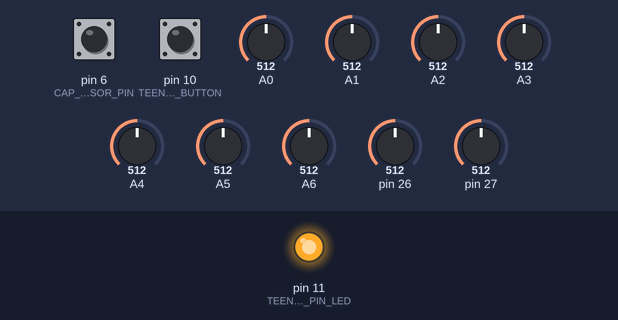
Bench run of a sketch on a simulated Teensy 4. Parts: output pins drawn as LEDs (lit = HIGH). The test bench sets the inputs (shaded band); at power-on: pin 10 (TEENSY_PIN_BUTTON) LOW, pin 6 (CAP_SENSE_SENSOR_PIN) HIGH, A0 = 512, A1 = 512, A2 = 512, A3 = 512, A4 = 512, A5 = 512, A6 = 512, pin 26 = 512, pin 27 = 512. What the sketch prints to the serial monitor is not drawn.

Above: at 1.2 s.
1.3 s: pin 10 (TEENSY_PIN_BUTTON) pulled HIGH for 0.15 s
At 1.38 s:
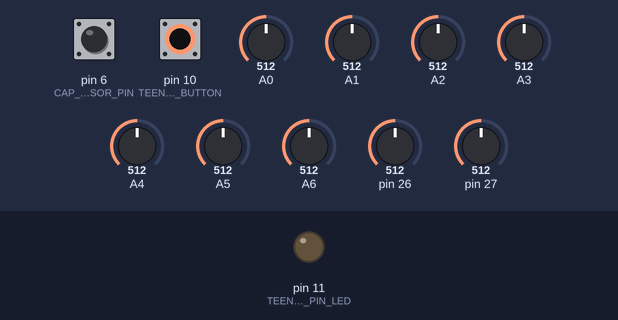
2.9 s: pin 10 (TEENSY_PIN_BUTTON) pulled HIGH for 3.2 s
At 6.9 s:
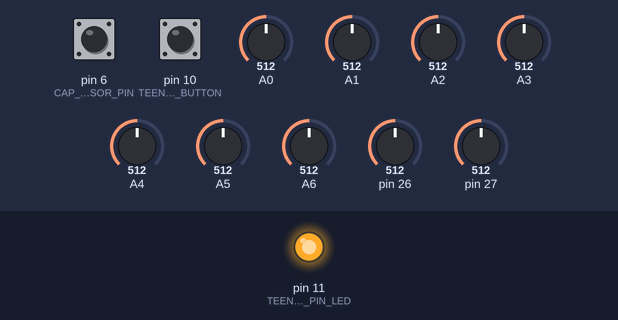
Timing chart, 0 to 8.4 s (numbered marks = the images above; inputs shaded):
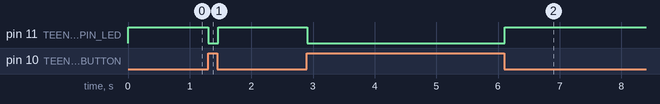

The sketch:

DomeDrum.ino
```cpp
// (licence header left out)
#include "DomeDrumConstants.h"
#include "FSR.h"

FSR fsr[FSR_TOTAL];
boolean capSenseActive = true;

/**
 * Main setup
 */
void setup() {
  initDebugLed();
  initFsrs();
  if(capSenseActive){
    initCapSense();
  }
  Serial.begin(9600);
  Serial.println("hello");
}

/**
 * Initialize the LED debug pins
 */
void initDebugLed() {
  // declare LED as output
  pinMode(TEENSY_PIN_LED, OUTPUT);
  // declare pushbutton as input
  pinMode(TEENSY_PIN_BUTTON, INPUT);
}

/**
 * Initialize the FSR class array
 */
void initFsrs(){
  // We use Teensy Pins 12 - 21
  for(int i=0; i<FSR_TOTAL; i++){
    fsr[i].init(TEENSY_PIN_FSR_START+i, VELOCITY_DEF_THRESHOLD, MIDI_CHANNEL, MIDI_NOTE_START+i);
  }
}

/**
 * Main loop
 */
void loop() {
  loopDebugLed();
  loopFsrs();
  if(capSenseActive){
    capSenseUpdate();
  }
  delay(10);
}

/**
 * Turn on the LED if button is pressed
 */
void loopDebugLed() {
  // read input value
  int val = digitalRead(TEENSY_PIN_BUTTON);
  // check if the input is HIGH (button released)
  if (val == HIGH) {
    // Turn LED off
    digitalWrite(TEENSY_PIN_LED, LOW);
  } else {
    // Turn LED on
    digitalWrite(TEENSY_PIN_LED, HIGH);
  }
}

/**
 * Update all FSR sensors
 */
void loopFsrs() {
  for(int i=0; i<FSR_TOTAL; i++){
    fsr[i].updateMidiNote();
  }
}
```

CapSense.ino
```cpp
// (licence header left out)
#include <CapSense.h>

/*
  Macbook Netzteil dran, sonst reagiert CapSense beim Tippern auf Laptop...
*/

int lastMappedVal = 0;

CapSense cs = CapSense(4, 6); // 2.7M resistor between pins 4 & 6, pin 6 is sensor pin, add a wire and or foil;

int max = 0;
long capBuffer[CAPSENSE_BUFFER_SIZE];
int capBufferCounter = 0;


void initCapSense() {
  initCapBuffer();
  //cs.set_CS_AutocaL_Millis(0xFFFFFFFF);     // turn off autocalibrate on channel 1
  cs.set_CS_AutocaL_Millis(10000);     // turn off autocalibrate on channel 1
}


void capSenseUpdate() {
  // read value
  long total1 =  cs.capSense(30);

  // store in buffer / reset buffer index // increment buffer
  if(capBufferCounter >= CAPSENSE_BUFFER_SIZE) capBufferCounter = 0;
  capBuffer[capBufferCounter] = total1;
  capBufferCounter++;

  // calculate average
  long avg = getAverage(capBuffer, CAPSENSE_BUFFER_SIZE);

  int mappedCapVal = 0;
  //if(total1 < CAP_SENSE_THRESH){
  if(avg < CAP_SENSE_AVG_THRESH){
    mappedCapVal = 0;
  }
  else {
    //mappedCapVal = map(avg, CAP_SENSE_THRESH, 240, 0, 127);
    mappedCapVal = map(avg, CAP_SENSE_AVG_THRESH, 240, 0, 127);
    if(mappedCapVal > 127) mappedCapVal = 127;
  }
  Serial.print("CapSense: Value: ");
  Serial.print(total1);
  Serial.print("\tAverage: ");
  Serial.print(avg);
  Serial.print("\tMappedCapVal: ");
  Serial.print(mappedCapVal);
  Serial.print("\n");

  //usbMIDI.sendNoteOn(100, mappedCapVal, 1);
  //usbMIDI.sendControlChange(CAP_SENSE_MIDI_NOTE, mappedCapVal, CAP_SENSE_MIDI_CHANNEL);
  //usbMIDI.sendPitchBend(mappedCapVal, CAP_SENSE_MIDI_CHANNEL);
  //usbMIDI.sendPitchBend(0x2000 + mappedCapVal, CAP_SENSE_MIDI_CHANNEL);
  int capSenseTolerance = 3;
  //if(lastMappedVal != mappedCapVal){
    if(mappedCapVal > lastMappedVal + capSenseTolerance || mappedCapVal < lastMappedVal - capSenseTolerance){
    usbMIDI.sendControlChange(CAP_SENSE_MIDI_NOTE, mappedCapVal, CAP_SENSE_MIDI_CHANNEL);
  }

}


long getAverage(long arr[], int arraySize){
  long sum = 0;
  for(int i=0; i<arraySize; i++){
    sum += arr[i];
  }
  return sum / arraySize;
}

void initCapBuffer(){
  for(int i=0; i<CAPSENSE_BUFFER_SIZE; i++){
    capBuffer[i] = 0;
  }
}
```

DomeDrumConstants.h
```cpp
// (licence header left out)
/*
 * Hardware
 */
#define TEENSY_PIN_LED 11
#define TEENSY_PIN_BUTTON 10
#define TEENSY_PIN_FSR_START 12 // We used pin 12 to 22
#define CAP_SENSE_SENSOR_PIN 6
#define CAP_SENSE_SEND_PIN 4
#define FSR_TOTAL 9

/*
 * MIDI
 */
#define MIDI_CHANNEL 1
#define MIDI_NOTE_START 48 // Midi note C4
#define CAP_SENSE_MIDI_NOTE 12
#define CAP_SENSE_MIDI_CHANNEL 2

/*
 * Software
 */
#define VELOCITY_DEF_THRESHOLD 15 // Standart threshold [0..127] TODO: rename to FSR
#define CAPSENSE_BUFFER_SIZE 30
#define CAP_SENSE_THRESH 170
#define CAP_SENSE_AVG_THRESH 80
```

FSR.cpp
```cpp
// (licence header left out)
#include "FSR.h"

void FSR::init(int p, int t, int mc, int mn) {
  pin = p;
  midiChannel = mc;
  midiNote = mn;
  threshold = t;
  active = false;
  lastVelocity = 0;
}

void FSR::updateMidiNote() {
  // current velocity [0..127]
  int in = analogRead(pin);
  int velocity = mapToMidi(in);
  if(!active && velocity > threshold){
    // send midi note on with new velocity
    usbMIDI.sendNoteOn(midiNote, velocity, midiChannel);
    active = true;
  }
  if(active && velocity < threshold){
    usbMIDI.sendNoteOff(midiNote, 0, midiChannel);
    active = false;
  }
  lastVelocity = velocity;
}

/*void FSR::sendMidiFade() {
  if(lastVelocity != velocity) {
    // send midi note off message --- may be useless -> check
    usbMIDI.sendNoteOff(midiNote, lastVelocity, midiChannel);
    // send midi note on with new velocity
    usbMIDI.sendNoteOn(midiNote, velocity, midiChannel);
  }
}*/

int FSR::mapToMidi(int in) {
  return int(map(in, 0,1023, 0,126));
}
```

FSR.h
```cpp
// (licence header left out)
#ifndef INCLUDED_FSR_H
#define INCLUDED_FSR_H
#include "Arduino.h"

/**
 * Force Sensitive Resistor utility class contains the sensor pin,
 * the midi note, channel parameter and some threshold magic.
 */
class FSR {
  public:
  // Methods
  void init(int p, int t, int mc, int mn);
  void updateMidiNote();
  //void updateMidiFade(); // Alternative: send midi value

  private:
  int mapToMidi(int in);

  // Variables
  int pin;
  int midiChannel;
  int midiNote;
  int threshold;
  int lastVelocity;
  boolean active; // if last call of update() resulted in a midi-send
};

#endif // INCLUDED_FSR_H
```

Measured:
- after the input at 1.3 s, pin 11 (TEENSY_PIN_LED): HIGH → LOW at once, → HIGH 0.16 s later
- after the input at 2.9 s, pin 11 (TEENSY_PIN_LED): HIGH → LOW at once, → HIGH 3.2 s later
